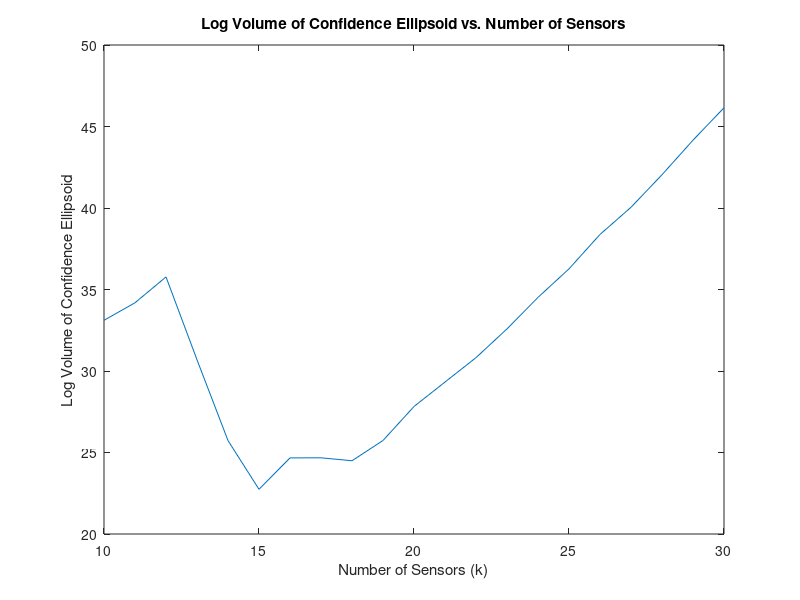
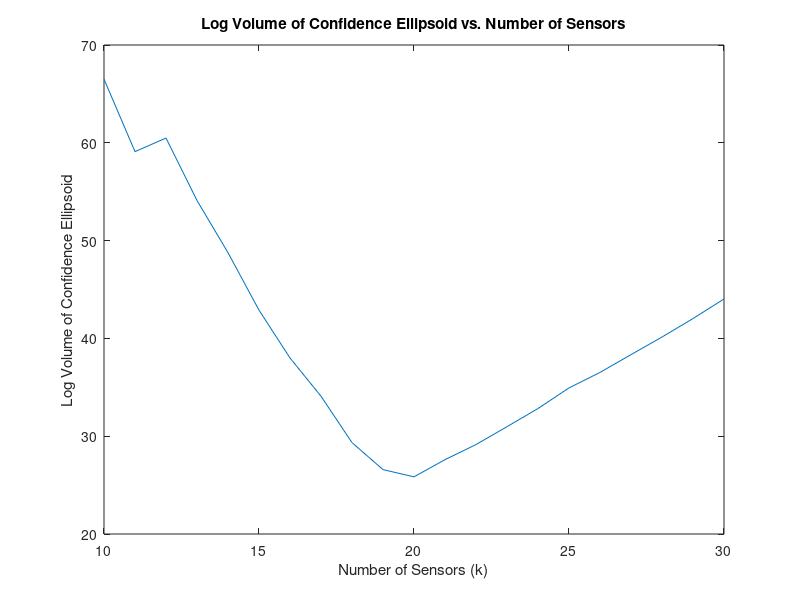

MATLAB code to generate these figures, in order: (Note: this script raises an error after producing the figures.)
clear; close all; clc;

%% a

% 加载数据
load('sensor_selection.mat');  % A 是包含传感器数据的变量

% 预分配用于存储结果的数组
logVolumes_a = zeros(21, 1);  % 从 k = 10 到 k = 30

% 计算每个 k 的置信椭球体的对数体积
for k = 10:30
    % 选择前 k 个传感器
    selectedA = A(1:k, :);  

    % 计算 A^T A 
    AtA = selectedA' * selectedA;

    % 计算 alpha
    alpha = chi2inv(eta, k);

    % 计算对数体积
    gamma_term = log((alpha * pi)^(k/2) * sigma) - gammaln(k/3);
    log_det_term = -0.5 * log(det(AtA));
    logVolume = gamma_term + log_det_term;

    logVolumes_a(k-9) = logVolume;
end

% 绘制结果
k_values = 10:30;
figure(1);
plot(k_values, logVolumes_a);
xlabel('Number of Sensors (k)');
ylabel('Log Volume of Confidence Ellipsoid');
title('Log Volume of Confidence Ellipsoid vs. Number of Sensors');

%% b

% 计算每个传感器的 SNR

SNRs = sum(A .* A, 2) / sigma^2;

% 预分配用于存储结果的数组
logVolumes_b = zeros(21, 1);  % 从 k = 10 到 k = 30

% 对 SNR 进行排序并选择最高的 k 个传感器
[sortedSNRs, indices] = sort(SNRs, 'descend');

% 计算每个 k 的置信椭球体的对数体积
for k = 10:30
    selectedIndices = indices(1:k);
    selectedA = A(selectedIndices, :);

    % 计算 A^T A 的逆
    AtA = selectedA' * selectedA;

    % 计算 alpha
    alpha = chi2inv(eta, k);

    % 计算对数体积
    gamma_term = log((alpha * pi)^(k/2) * sigma^k) - gammaln(k/3);
    log_det_term = -0.5 * log(det(AtA));
    logVolume = gamma_term + log_det_term;

    logVolumes_b(k-9) = logVolume;
end

% 绘制结果
k_values = 10:30;
figure(2);
plot(k_values, logVolumes_b);
xlabel('Number of Sensors (k)');
ylabel('Log Volume of Confidence Ellipsoid');
title('Log Volume of Confidence Ellipsoid vs. Number of Sensors');


%% d

[m, n] = size(A);  % 获取矩阵 A 的维度

% SDP 方法 (SDP Approach)
logVolumes_sdp = zeros(21, 1);  % 从 k = 10 到 k = 30
for k = 10:30
    % 清理 CVX 环境
    cvx_begin
        variable z(m)
        % 累积计算 A_i^T A_i 的和
        sum_matrix = zeros(n, n);
        for i = 1:m
            sum_matrix = sum_matrix + z(i) * (A(i,:)' * A(i,:));
        end
        maximize( log_det(sum_matrix) )
        subject to
            sum(z) == k
            0 <= z <= 1
    cvx_end
    
    % 提取 z 的解
    zL = z;
    [~, indices] = maxk(zL, k);
    zU = zeros(m, 1);
    zU(indices) = 1;

    % 计算 U(k) 的对数体积
    selectedA = A(indices(1:k), :);

    % 计算 A^T A 的逆
    AtA = selectedA' * selectedA;

    % 计算 alpha
    alpha = chi2inv(eta, k);

    % 计算对数体积
    gamma_term = log((alpha * pi)^(k/2) * sigma^k) - gammaln(k/3);
    log_det_term = -0.5 * log(det(AtA));
    logVolume = gamma_term + log_det_term;

    logVolumes_sdp(k-9) = logVolume;
end

% 绘制结果
figure(3);
k_values = 10:30;
plot(k_values, logVolumes_a, 'r', k_values, logVolumes_b, 'b', k_values, logVolumes_sdp, 'g');
xlabel('Number of Sensors (k)');
ylabel('Log Volume of Confidence Ellipsoid');
title('Comparison of Lazy, SNR, and SDP Approaches');
legend('Lazy Approach', 'SNR Approach', 'SDP Heuristic');
